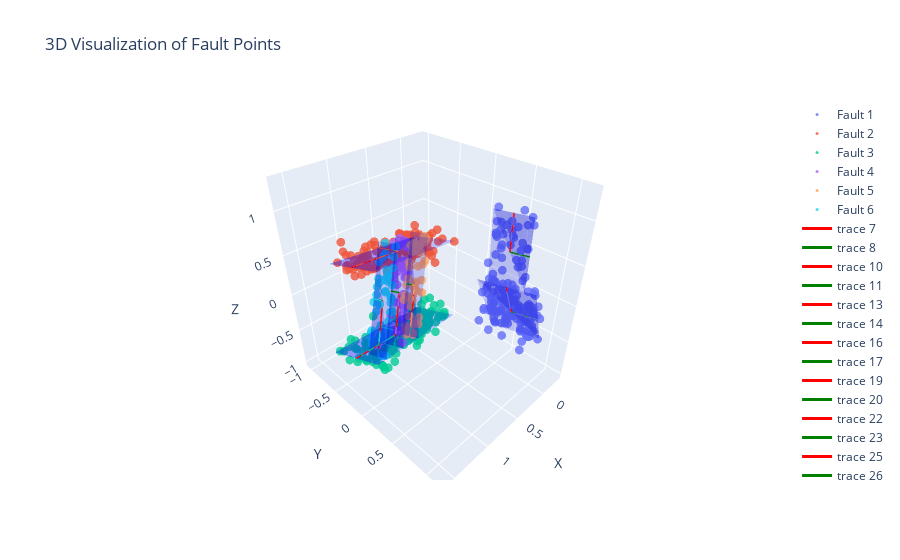

The notebook cell this image was saved under:
### Markdown cell above
## Example outputs

### Code cell
n_simple_faults = 0
n_bent_faults = 1
n_cross_faults = 0
n_Y_faults = 0
n_parallel_faults = 0
n_structures = 1

# Generate fault metadata 
fault_metadata_list = generate_faults_metadata(n_simple_faults, n_bent_faults, n_cross_faults, n_Y_faults, n_parallel_faults, n_structures, eps_center=0.1, domain_scale=1, VERBOSE=True)

# Generate point cloud for the fault 
fault_points_list, labels = generate_point_list_from_metadata_list(fault_metadata_list, n_simple_faults, n_bent_faults, n_cross_faults, n_Y_faults, n_parallel_faults)

plot_label_distribution(labels)
multi_static_plot_better(fault_points_list, fault_metadata_list, show_plane=True, show_axes=True)
multi_interactive_plot_better(fault_points_list, fault_metadata_list, show_plane=True, show_axes=True)

### Figure 1 — Plotly figure (JSON) as saved in the notebook; plotly's stock layout.template omitted (floating-point values rounded to 4 significant figures; data arrays with more than 128 entries replaced by an {"elided": "..."} marker saying what was removed)
{"data": [{"marker": {"opacity": 0.8, "size": 3}, "mode": "markers", "name": "Fault 1", "type": "scatter3d", "x": {"elided": "152 float values"}, "y": {"elided": "152 float values"}, "z": {"elided": "152 float values"}}, {"marker": {"opacity": 0.8, "size": 3}, "mode": "markers", "name": "Fault 2", "type": "scatter3d", "x": {"elided": "141 float values"}, "y": {"elided": "141 float values"}, "z": {"elided": "141 float values"}}, {"marker": {"opacity": 0.8, "size": 3}, "mode": "markers", "name": "Fault 3", "type": "scatter3d", "x": {"elided": "141 float values"}, "y": {"elided": "141 float values"}, "z": {"elided": "141 float values"}}, {"marker": {"opacity": 0.8, "size": 3}, "mode": "markers", "name": "Fault 4", "type": "scatter3d", "x": [0.8205, 0.432, 0.4205, 0.6026, 0.4864, 0.5906, 0.526, 0.4256, 0.6041, 0.498, 0.5717, 0.4753, 0.7135, 0.5815, 0.4404, 0.5499, 0.6981, 0.6738, 0.5151, 0.6398, 0.5125, 0.6987, 0.3442, 0.815, 0.5106, 0.5059, 0.7024, 0.453, 0.6371, 0.4914, 0.4268, 0.609, 0.5113, 0.9181, 0.7885, 0.5141, 0.5223, 0.8228, 0.858, 0.4905, 0.8764, 0.7139, 0.6789, 0.7734, 0.5094, 0.5142, 0.6911], "y": [-0.3004, -0.6855, -0.59, -0.5716, -0.5926, -0.4187, -0.5436, -0.6174, -0.6034, -0.5418, -0.6491, -0.6656, -0.4111, -0.4558, -0.6961, -0.6057, -0.3744, -0.4096, -0.4698, -0.4557, -0.6115, -0.5118, -0.5318, -0.3159, -0.639, -0.6988, -0.3518, -0.4987, -0.4232, -0.4884, -0.5921, -0.6059, -0.4527, -0.4216, -0.4947, -0.4486, -0.5104, -0.269, -0.4258, -0.6226, -0.3517, -0.4037, -0.5849, -0.3161, -0.6896, -0.6878, -0.3411], "z": [-0.5271, 0.389, 0.3091, -0.1219, 0.1495, 0.06645, 0.09408, 0.3806, 0.01125, 0.0413, 0.08363, 0.2987, -0.2353, 0.02716, 0.2978, 0.02464, -0.2694, -0.2869, 0.209, -0.236, 0.06305, -0.2989, 0.3308, -0.5606, 0.1186, 0.3068, -0.3104, 0.3506, -0.1668, 0.03829, 0.3818, -0.04866, 0.1526, -0.6352, -0.4357, 0.1928, 0.137, -0.7023, -0.6061, 0.3525, -0.5263, -0.4292, -0.04577, -0.4014, 0.359, 0.2912, -0.262]}, {"marker": {"opacity": 0.8, "size": 3}, "mode": "markers", "name": "Fault 5", "type": "scatter3d", "x": [0.5546, 0.2367, 0.3395, 0.09841, 0.0996, 0.3611, 0.5802, 0.1665, 0.267, 0.2653, 0.09798, 0.4059, 0.4762, 0.3685, 0.1958, 0.3605, 0.1368, 0.1534, 0.5747, 0.1819, 0.5249, 0.5743, 0.4366, 0.1709, 0.235, 0.3138, 0.5657, 0.3716, 0.3846, 0.3393, 0.1901, 0.4513, 0.4228, 0.2816, 0.522, 0.4822, 0.2603, 0.4569, 0.5196, 0.1678, 0.3872, 0.2045, 0.5441, 0.6301, 0.07625, 0.3836, 0.546], "y": [-0.3691, -0.5063, -0.4261, -0.6246, -0.5899, -0.5161, -0.4052, -0.7251, -0.5636, -0.7156, -0.6425, -0.5236, -0.603, -0.5065, -0.5919, -0.6309, -0.6594, -0.6454, -0.4304, -0.7001, -0.3596, -0.486, -0.537, -0.7293, -0.6892, -0.58, -0.5008, -0.5237, -0.6478, -0.5271, -0.7731, -0.5206, -0.3997, -0.6989, -0.4755, -0.3514, -0.51, -0.6018, -0.4547, -0.7496, -0.552, -0.512, -0.3865, -0.4136, -0.6438, -0.4836, -0.3677], "z": [-0.7648, 0.02819, -0.2959, 0.2283, 0.2856, -0.2756, -0.7384, 0.2025, -0.01193, -0.08801, 0.2635, -0.3618, -0.4232, -0.2975, 0.1407, -0.1774, 0.1998, 0.1918, -0.7774, 0.1028, -0.6216, -0.715, -0.5094, 0.1948, 0.1209, -0.2562, -0.7593, -0.2648, -0.2697, -0.1888, 0.165, -0.3757, -0.6162, -0.007111, -0.5903, -0.6623, -0.1918, -0.3633, -0.5799, 0.1853, -0.4509, 0.05937, -0.8177, -0.7773, 0.2918, -0.2689, -0.6359]}, {"marker": {"opacity": 0.8, "size": 3}, "mode": "markers", "name": "Fault 6", "type": "scatter3d", "x": [1.03, 0.764, 0.9081, 0.865, 1.145, 0.7973, 1.072, 1.2, 0.8433, 0.7023, 0.9177, 0.9199, 0.9448, 1.049, 1.066, 0.7026, 1.027, 0.9287, 1.164, 0.9392, 1.066, 1.196, 1.047, 0.8207, 1.104, 1.061, 1.189, 0.8889, 1.147, 0.9873, 0.933, 1.124, 0.8688, 1.157, 1.169, 0.9068, 0.6854, 1.031, 0.8531, 0.8139, 1.029, 0.7913, 1.124, 0.8956, 0.8314, 0.8572, 1.05], "y": [-0.2498, -0.5475, -0.3152, -0.3392, -0.2898, -0.5494, -0.3586, -0.3425, -0.4486, -0.4419, -0.3114, -0.3945, -0.3003, -0.3451, -0.3063, -0.4822, -0.4007, -0.3057, -0.1604, -0.2693, -0.3298, -0.1834, -0.4173, -0.5945, -0.2437, -0.334, -0.1924, -0.5322, -0.3996, -0.4704, -0.5217, -0.2875, -0.467, -0.4051, -0.3944, -0.5178, -0.6393, -0.2345, -0.422, -0.4801, -0.4778, -0.3925, -0.241, -0.4223, -0.4439, -0.3924, -0.2142], "z": [-0.4079, 0.3795, -0.02373, 0.1137, -0.442, 0.3526, -0.4001, -0.5332, 0.1578, 0.487, -0.01149, 0.02976, -0.1924, -0.05435, -0.3495, 0.3417, -0.07833, -0.07346, -0.609, -0.1653, -0.3283, -0.6094, -0.1898, 0.277, -0.4366, -0.3889, -0.6128, 0.05997, -0.3978, -0.01937, 0.03442, -0.4131, 0.1259, -0.4299, -0.4975, 0.1335, 0.4429, -0.2338, 0.1121, 0.2233, -0.1045, 0.2769, -0.4467, -0.008931, 0.1516, 0.2139, -0.3397]}, {"color": "blue", "i": [0, 1, 2, 0], "j": [1, 2, 3, 4], "k": [2, 3, 4, 0], "opacity": 0.2, "type": "mesh3d", "x": [-0.0566, 0.5775, 0.39, -0.2441, -0.0566], "y": [0.3642, 0.5939, 1.143, 0.9133, 0.3642], "z": [-0.5627, 0.499, 0.4922, -0.5695, -0.5627]}, {"line": {"color": "red", "width": 3}, "mode": "lines", "type": "scatter3d", "x": [0.1667, 0.4838], "y": [0.7536, 0.8685], "z": [-0.03525, 0.4956]}, {"line": {"color": "green", "width": 3}, "mode": "lines", "type": "scatter3d", "x": [0.1667, 0.07296], "y": [0.7536, 1.028], "z": [-0.03525, -0.03868]}, {"color": "blue", "i": [0, 1, 2, 0], "j": [1, 2, 3, 4], "k": [2, 3, 4, 0], "opacity": 0.2, "type": "mesh3d", "x": [0.542, 0.5868, 0.4703, 0.4255, 0.542], "y": [0.6978, 0.7229, 1.064, 1.039, 0.6978], "z": [0.4977, 1.278, 1.274, 0.4935, 0.4977]}, {"line": {"color": "red", "width": 3}, "mode": "lines", "type": "scatter3d", "x": [0.5062, 0.5285], "y": [0.881, 0.8935], "z": [0.8857, 1.276]}, {"line": {"color": "green", "width": 3}, "mode": "lines", "type": "scatter3d", "x": [0.5062, 0.4479], "y": [0.881, 1.052], "z": [0.8857, 0.8835]}, {"color": "blue", "i": [0, 1, 2, 0], "j": [1, 2, 3, 4], "k": [2, 3, 4, 0], "opacity": 0.2, "type": "mesh3d", "x": [-0.293, 1.248, 1.4, -0.1409, -0.293], "y": [-0.4815, -0.1191, -0.6668, -1.029, -0.4815], "z": [0.1473, 0.5606, 0.4738, 0.06048, 0.1473]}, {"line": {"color": "red", "width": 3}, "mode": "lines", "type": "scatter3d", "x": [0.5535, 1.324], "y": [-0.5741, -0.3929], "z": [0.3105, 0.5172]}, {"line": {"color": "green", "width": 3}, "mode": "lines", "type": "scatter3d", "x": [0.5535, 0.6296], "y": [-0.5741, -0.848], "z": [0.3105, 0.2671]}, {"color": "blue", "i": [0, 1, 2, 0], "j": [1, 2, 3, 4], "k": [2, 3, 4, 0], "opacity": 0.2, "type": "mesh3d", "x": [-0.08869, 1.452, 1.604, 0.06344, -0.08869], "y": [-0.2753, 0.08717, -0.4605, -0.823, -0.2753], "z": [-0.7954, -0.3822, -0.469, -0.8823, -0.7954]}, {"line": {"color": "red", "width": 3}, "mode": "lines", "type": "scatter3d", "x": [0.7578, 1.528], "y": [-0.3679, -0.1867], "z": [-0.6322, -0.4256]}, {"line": {"color": "green", "width": 3}, "mode": "lines", "type": "scatter3d", "x": [0.7578, 0.8339], "y": [-0.3679, -0.6418], "z": [-0.6322, -0.6757]}, {"color": "blue", "i": [0, 1, 2, 0], "j": [1, 2, 3, 4], "k": [2, 3, 4, 0], "opacity": 0.2, "type": "mesh3d", "x": [0.3757, 0.8704, 0.9356, 0.441, 0.3757], "y": [-0.5126, -0.1945, -0.4294, -0.7475, -0.5126], "z": [0.4276, -0.712, -0.7493, 0.3903, 0.4276]}, {"line": {"color": "red", "width": 3}, "mode": "lines", "type": "scatter3d", "x": [0.6557, 0.903], "y": [-0.471, -0.312], "z": [-0.1608, -0.7306]}, {"line": {"color": "green", "width": 3}, "mode": "lines", "type": "scatter3d", "x": [0.6557, 0.6883], "y": [-0.471, -0.5885], "z": [-0.1608, -0.1795]}, {"color": "blue", "i": [0, 1, 2, 0], "j": [1, 2, 3, 4], "k": [2, 3, 4, 0], "opacity": 0.2, "type": "mesh3d", "x": [0.06754, 0.5622, 0.6274, 0.1328, 0.06754], "y": [-0.5851, -0.267, -0.5019, -0.82, -0.5851], "z": [0.3449, -0.7947, -0.8319, 0.3077, 0.3449]}, {"line": {"color": "red", "width": 3}, "mode": "lines", "type": "scatter3d", "x": [0.3475, 0.5948], "y": [-0.5435, -0.3845], "z": [-0.2435, -0.8133]}, {"line": {"color": "green", "width": 3}, "mode": "lines", "type": "scatter3d", "x": [0.3475, 0.3801], "y": [-0.5435, -0.661], "z": [-0.2435, -0.2621]}, {"color": "blue", "i": [0, 1, 2, 0], "j": [1, 2, 3, 4], "k": [2, 3, 4, 0], "opacity": 0.2, "type": "mesh3d", "x": [0.6839, 1.179, 1.244, 0.7492, 0.6839], "y": [-0.4401, -0.1221, -0.3569, -0.675, -0.4401], "z": [0.5102, -0.6294, -0.6666, 0.473, 0.5102]}, {"line": {"color": "red", "width": 3}, "mode": "lines", "type": "scatter3d", "x": [0.9639, 1.211], "y": [-0.3985, -0.2395], "z": [-0.07819, -0.648]}, {"line": {"color": "green", "width": 3}, "mode": "lines", "type": "scatter3d", "x": [0.9639, 0.9965], "y": [-0.3985, -0.516], "z": [-0.07819, -0.09681]}], "layout": {"scene": {"xaxis": {"title": {"text": "X"}}, "yaxis": {"title": {"text": "Y"}}, "zaxis": {"title": {"text": "Z"}}}, "title": {"text": "3D Visualization of Fault Points"}}}
